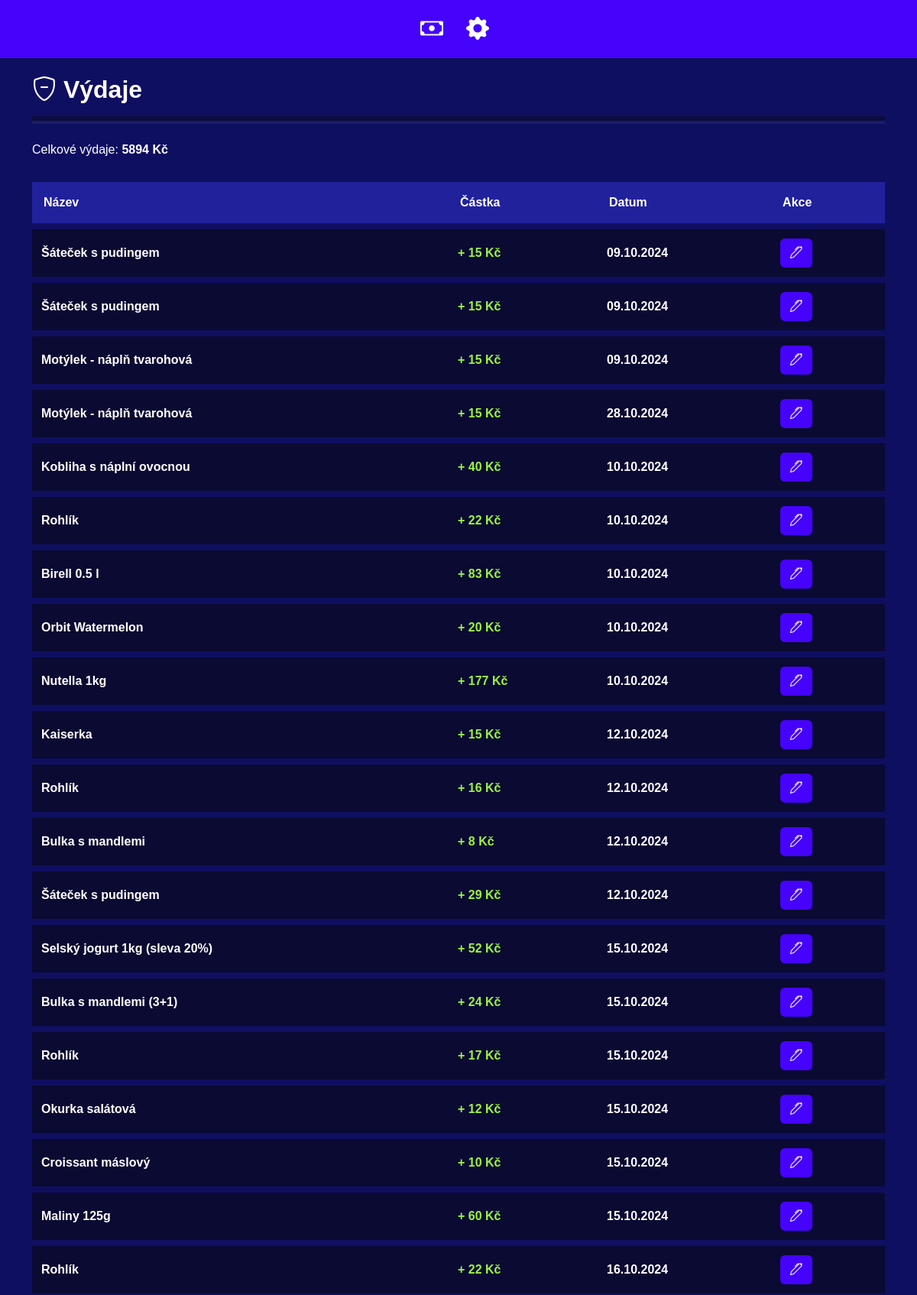
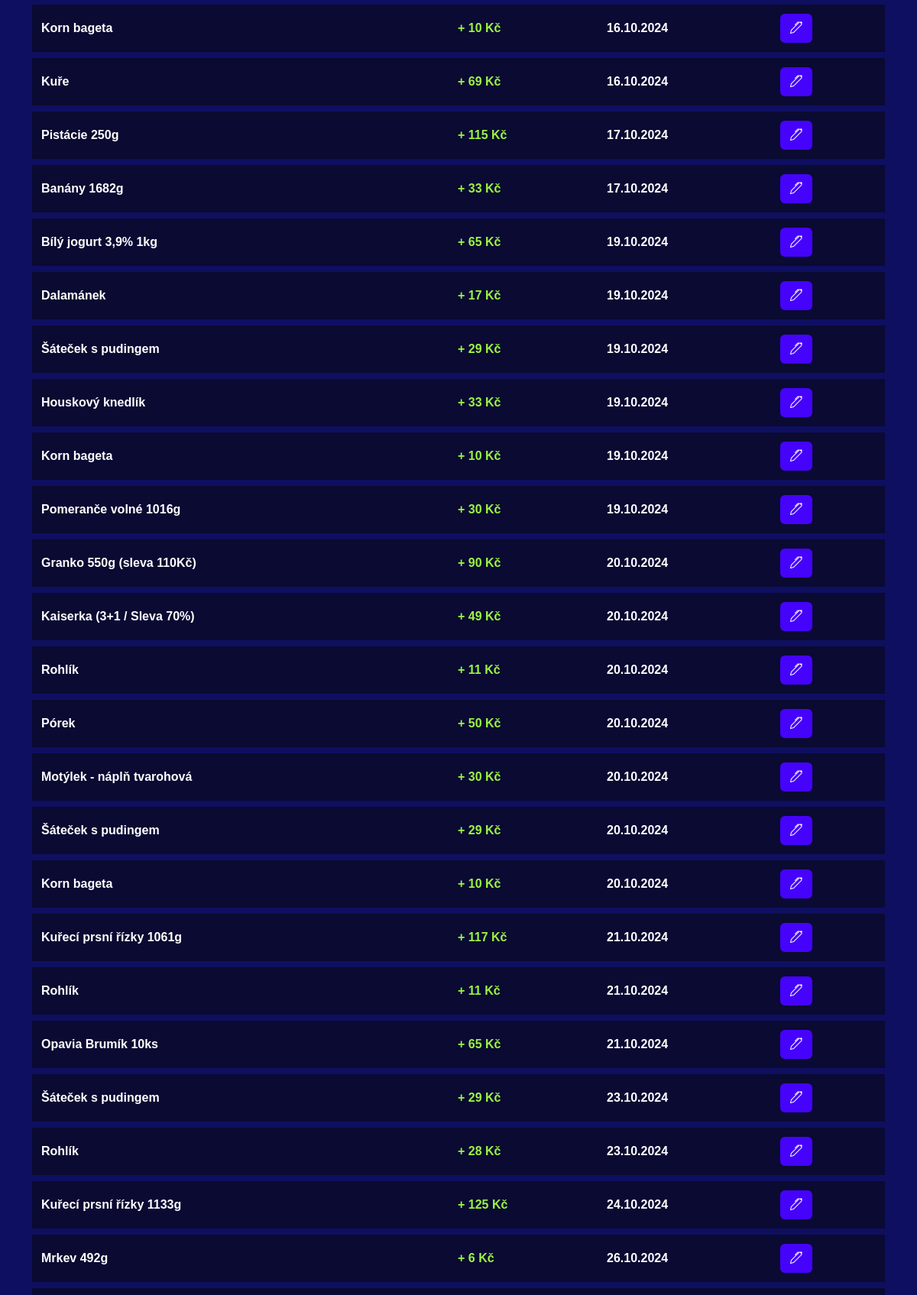
The app's page /list/outcomes/ (upper part) with its own data (2 pictures, top to bottom).
### finance_app/models.py (models this page shows)
class Outcome(models.Model):
    name = models.CharField(max_length=100)
    quantity = models.IntegerField(default=1)
    amount = models.FloatField()
    date = models.DateField(default=timezone.now,editable=True)
    category = models.ForeignKey(Category, on_delete=models.SET_DEFAULT, default=1)

### finance_app/views.py (the view)
# urls.py: path('list/outcomes/', views.list_outcomes, name='list_outcomes'),
def list_outcomes(request):
    outcomes = Outcome.objects.all()
    total_spent = outcomes.aggregate(Sum('amount'))['amount__sum'] or 0
    context = {
        'outcomes': outcomes,
        'total_spent': total_spent,
    }
    return render(request,'list_outcomes.html',context)

### finance_app/templates/list_outcomes.html
{% extends 'base.html' %}
{% block content %}
        <h2 class="py-2"><i class="bi bi-shield-minus"></i> Výdaje</h2>
    <div class="hr-container"><hr class="hr-main"><hr class="hr-secondary"></div>
 <h6 class="py-4">Celkové výdaje: <strong>{{ total_spent|floatformat:0 }} Kč</strong></h6>
                <div class="row">
                    <div class="col-12">
                        <table class="table">
                            <thead>
                                <tr>
                                    <th>Název</th>
                                    <th>Částka</th>
                                    <th>Datum</th>
                                    <th>Akce</th>
                                </tr>
                            </thead>
                            <tbody>
                                {% for item in outcomes %}
                                    <tr>
                                        <td>{{ item.name }}</td>
                                        <td style="color:#9bf542;">+ {{ item.amount|floatformat:0 }} Kč</td>
                                        <td>{{ item.date|date:"d.m.Y" }}</td>
                                        <td>
                                            <a class="btn darkbtn" href='{% url 'edit_outcome' item.id  %}'><i class="bi bi-pen"></i></a>
                                             </td>
                                    </tr>
                                {% endfor %}
                            </tbody>
                        </table>
                    </div>
                </div>
{% endblock %}

### finance_app/templates/base.html (style rules this page uses)
body { background-color: #0f0f61; color: white; }
h2 { font-weight: bold !important; }
.table>:not(caption)>*>* { padding: 15px; color: white; font-weight: bold; background-color: #0a0a32 !important; border-bottom: 8px solid #0f0f61 !important; box-shadow: inset 0 0 0 9999px var(--bs-table-bg-state, var(--bs-table-bg-type, var(--bs-table-accent-bg))); }
.table thead th { background-color: #21219c !important; }
.table tbody td { padding: 12px; vertical-align: middle; }
.darkbtn { background-color: #4503fc !important; color: white; }
.hr-container { display: flex; flex-direction: column; }
.hr-main, .hr-secondary { border: none; margin: 0; min-width: 350px; opacity:0.75; }
.hr-main { height: 6px; background-color: #0a0a33; margin-top: 5px; }
.hr-secondary { height: 4px; background-color: #21216f; margin-bottom: 15px; }

### finance_app/templates/menu.html (style rules this page uses)
body { font-family: Arial, sans-serif; margin-top: 60px; padding: 0; }
hr { margin: 0px !important; }

### records on screen
Outcome: name "Šáteček s pudingem", amount "15", date "09.10.2024"
Outcome: name "Šáteček s pudingem", amount "15", date "09.10.2024"
Outcome: name "Motýlek - náplň tvarohová", amount "15", date "09.10.2024"
Outcome: name "Motýlek - náplň tvarohová", amount "15", date "28.10.2024"
Outcome: name "Kobliha s náplní ovocnou", amount "40", date "10.10.2024"
Outcome: name "Rohlík", amount "22", date "10.10.2024"
Outcome: name "Birell 0.5 l", amount "83", date "10.10.2024"
Outcome: name "Orbit Watermelon", amount "20", date "10.10.2024"
Outcome: name "Nutella 1kg", amount "177", date "10.10.2024"
Outcome: name "Kaiserka", amount "15", date "12.10.2024"
Outcome: name "Rohlík", amount "16", date "12.10.2024"
Outcome: name "Bulka s mandlemi", amount "8", date "12.10.2024"
Outcome: name "Šáteček s pudingem", amount "29", date "12.10.2024"
Outcome: name "Selský jogurt 1kg (sleva 20%)", amount "52", date "15.10.2024"
Outcome: name "Bulka s mandlemi (3+1)", amount "24", date "15.10.2024"
Outcome: name "Rohlík", amount "17", date "15.10.2024"
Outcome: name "Okurka salátová", amount "12", date "15.10.2024"
Outcome: name "Croissant máslový", amount "10", date "15.10.2024"
Outcome: name "Maliny 125g", amount "60", date "15.10.2024"
Outcome: name "Rohlík", amount "22", date "16.10.2024"
Outcome: name "Korn bageta", amount "10", date "16.10.2024"
Outcome: name "Kuře", amount "69", date "16.10.2024"
Outcome: name "Pistácie 250g", amount "115", date "17.10.2024"
Outcome: name "Banány 1682g", amount "33", date "17.10.2024"
Outcome: name "Bílý jogurt 3,9% 1kg", amount "65", date "19.10.2024"
Outcome: name "Dalamánek", amount "17", date "19.10.2024"
Outcome: name "Šáteček s pudingem", amount "29", date "19.10.2024"
Outcome: name "Houskový knedlík", amount "33", date "19.10.2024"
Outcome: name "Korn bageta", amount "10", date "19.10.2024"
Outcome: name "Pomeranče volné 1016g", amount "30", date "19.10.2024"
Outcome: name "Granko 550g (sleva 110Kč)", amount "90", date "20.10.2024"
Outcome: name "Kaiserka (3+1 / Sleva 70%)", amount "49", date "20.10.2024"
Outcome: name "Rohlík", amount "11", date "20.10.2024"
Outcome: name "Pórek", amount "50", date "20.10.2024"
Outcome: name "Motýlek - náplň tvarohová", amount "30", date "20.10.2024"
Outcome: name "Šáteček s pudingem", amount "29", date "20.10.2024"
Outcome: name "Korn bageta", amount "10", date "20.10.2024"
Outcome: name "Kuřecí prsní řízky 1061g", amount "117", date "21.10.2024"
Outcome: name "Rohlík", amount "11", date "21.10.2024"
Outcome: name "Opavia Brumík 10ks", amount "65", date "21.10.2024"
Outcome: name "Šáteček s pudingem", amount "29", date "23.10.2024"
Outcome: name "Rohlík", amount "28", date "23.10.2024"
Outcome: name "Kuřecí prsní řízky 1133g", amount "125", date "24.10.2024"
Outcome: name "Mrkev 492g", amount "6", date "26.10.2024"

### other values on screen
{{ total_spent|floatformat:0 }} "5894"
